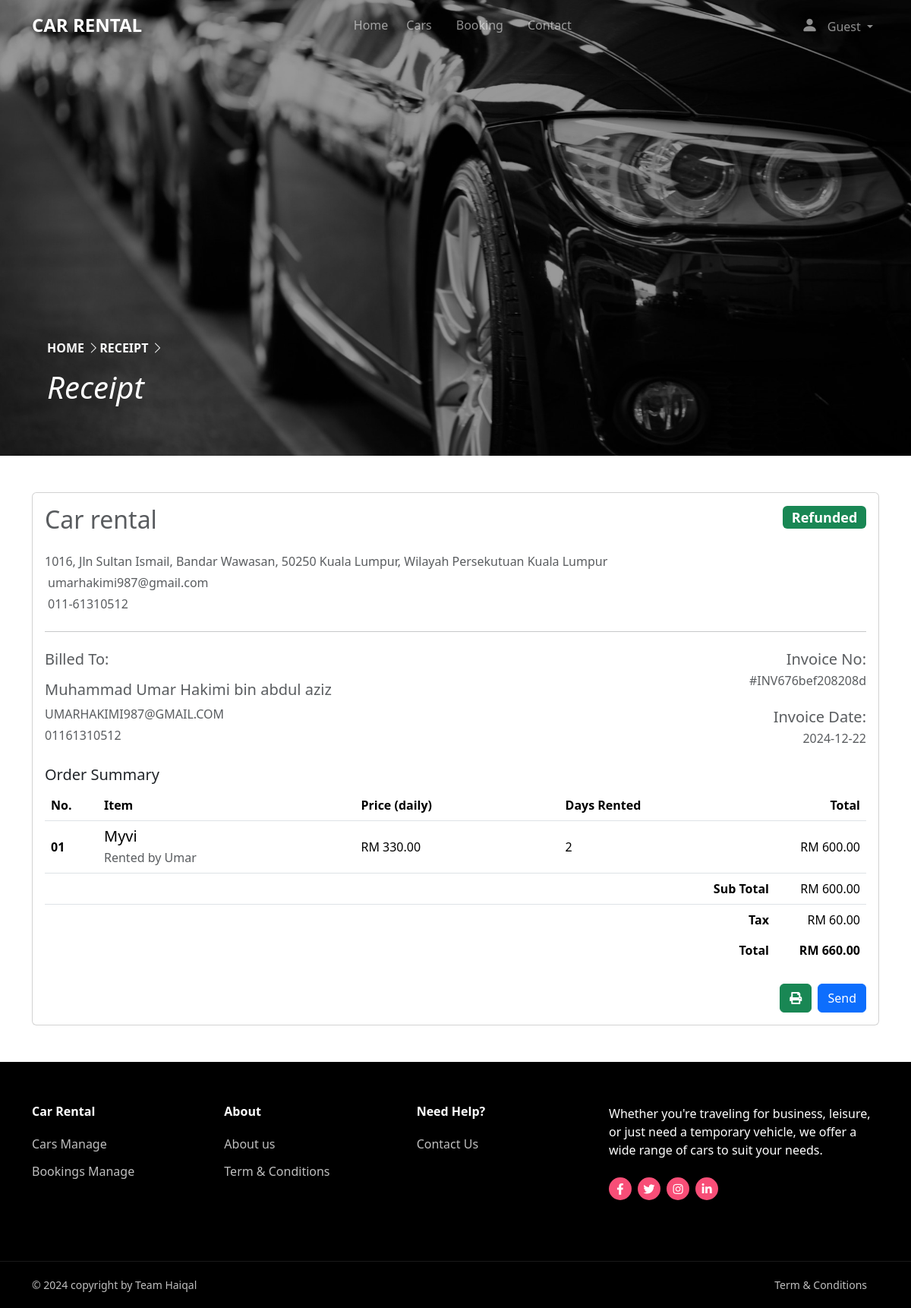
Screenshot of /clients/billing-receipt.php?receiptid=1 with the database file from the repository.
### tables this page shows
CREATE TABLE `bookings` (
  `id` int(11) NOT NULL,
  `user_name` varchar(255) NOT NULL,
  `client_name` varchar(255) NOT NULL,
  `cars_name` varchar(255) NOT NULL,
  `full_name` varchar(255) NOT NULL,
  `email` varchar(255) NOT NULL,
  `phone_num` varchar(255) NOT NULL,
  `ic_no` varchar(255) NOT NULL,
  `driver_no` varchar(255) NOT NULL,
  `days_rented` int(255) NOT NULL,
  `deposit` varchar(255) NOT NULL,
  `total` varchar(255) NOT NULL,
  `status` varchar(255) NOT NULL,
  `pickup_location` varchar(255) DEFAULT NULL,
  `dropoff_location` varchar(255) DEFAULT NULL,
  `pickup_date` datetime DEFAULT NULL,
  `dropoff_date` datetime DEFAULT NULL,
  `invoice_no` varchar(255) DEFAULT NULL,
  `invoice_date` date DEFAULT NULL,
  `state` varchar(255) DEFAULT NULL,
  `city` varchar(255) DEFAULT NULL,
  `payment_method` varchar(255) NOT NULL,
  `stripe_id` varchar(255) NOT NULL,
  `refund_id` varchar(255) NOT NULL,
  `refund_date` datetime DEFAULT NULL,
  `refund_total` varchar(255) NOT NULL
);

### clients/billing-receipt.php (the view, shortened to what this page needs)
<?php
require_once("includes/headerClients.php");
include "../db_conn.php";
if (isset($_GET['receiptid'])) {
    $id = $_GET['receiptid'];
    $sql = "SELECT * FROM bookings WHERE id = ?";
    $stmt = mysqli_prepare($conn, $sql);
    mysqli_stmt_bind_param($stmt, "i", $id);
    mysqli_stmt_execute($stmt);
    $result = mysqli_stmt_get_result($stmt);
    if ($row = mysqli_fetch_assoc($result)) {
        $cars_name = $row['cars_name'];
        $clientname = $row['client_name'];
        $full_name = $row['full_name'];
        $email = $row['email'];
        $phone = $row['phone_num'];
        $invoice_no = $row['invoice_no'];
        $date = $row['invoice_date'];
        $days_rented = $row['days_rented'];
        $deposit_rm = $row['deposit'];
        $total = $row['total'];
        $status = $row['status'];
        $total_without_rm = (float)str_replace(['RM', ',', ' '], '', $total);
        $deposit_without_rm = (float)str_replace(['RM', ',', ' '], '', $deposit_rm);
        $price_withour_rm = $total_without_rm / $days_rented;
        $total_price = $total_without_rm - $deposit_without_rm;
        $price = 'RM ' . number_format($price_withour_rm, 2);
        $total_price_rm = 'RM ' . number_format($total_price, 2);
    }
}
?>
<main>
    <div>
        <div style="position: relative;">
            <img src="../imgs/bg4.jpg" class="bg-img3 w-100" alt="Background image">
            <div class="overlay"></div>
            <div class="container">
                <div class="row no-gutters align-items-end justify-content-start">
                    <div class="col-md-9 ftco-animate pb-5 text-overlay">
                        <nav aria-label="breadcrumb">
                            <ol class="breadcrumb fs-10 fw-bold text-uppercase">
                                <div class="mr-5">
                                    <a href="index.php" class="text-decoration-none home-link">Home
                                        <i class="bi bi-chevron-right"></i>
                                    </a>
                                </div>
                                <a class="text-decoration-none text-light">Receipt
                                    <i class="bi bi-chevron-right"></i>
                                </a>
                            </ol>
                        </nav>
                        <h1 class="fst-italic text-capitalize text-white">Receipt</h1>
                    </div>
                </div>
            </div>
        </div>
    </div>
    <link rel="stylesheet" href="https://cdnjs.cloudflare.com/ajax/libs/font-awesome/5.13.1/css/all.min.css" />
    <div class="container mt-5 mb-5">
        <div class="row">
            <div class="col-lg-12">
                <div class="card">
                    <div class="card-body">
                        <div class="invoice-title">
                            <h4 class="float-end font-size-15">
                                <span class="badge <?php if ($status === 'Cancelled') {
                                 echo 'bg-danger';
                                } elseif ($status === 'Pending') {
                                echo 'bg-secondary';
                                } else {
                                echo 'bg-success';
                                    } ?> font-size-12 ms-2"><?php echo htmlspecialchars($status); ?></span>
                            </h4>
                            <div class="mb-4">
                                <h2 class="mb-1 text-muted">Car rental</h2>
                            </div>
                            <div class="text-muted">
                                <p class="mb-1">1016, Jln Sultan Ismail, Bandar Wawasan, 50250 Kuala Lumpur, Wilayah Persekutuan Kuala Lumpur</p>
                                <p class="mb-1"><i class="uil uil-envelope-alt me-1"></i>umarhakimi987@gmail.com</p>
                                <p><i class="uil uil-phone me-1"></i> 011-61310512</p>
                            </div>
                        </div>
                        <hr class="my-4">
                        <div class="row">
                            <div class="col-sm-6">
                                <div class="text-muted">
                                    <h5 class="font-size-16 mb-3">Billed To:</h5>
                                    <h5 class="font-size-15 mb-2"><?php echo htmlspecialchars($full_name) ?></h5>
                                    <p class="mb-1"><?php echo htmlspecialchars($email) ?></p>
                                    <p><?php echo htmlspecialchars($phone) ?></p>
                                </div>
                            </div>
                            <div class="col-sm-6">
                                <div class="text-muted text-sm-end">
                                    <div>
                                        <h5 class="font-size-15 mb-1">Invoice No:</h5>
                                        <p>#<?php echo $invoice_no ?></p>
                                    </div>
                                    <div class="mt-4">
                                        <h5 class="font-size-15 mb-1">Invoice Date:</h5>
                                        <p><?php echo $date ?></p>
                                    </div>
                                </div>
                            </div>
                        </div>
                        <div class="py-2">
                            <h5 class="font-size-15">Order Summary</h5>
                            <div class="table-responsive">
                                <table class="table align-middle table-nowrap table-centered mb-0">
                                    <thead>
                                        <tr>
                                            <th style="width: 70px;">No.</th>
                                            <th>Item</th>
                                            <th>Price (daily)</th>
                                            <th>Days Rented</th>
                                            <th class="text-end" style="width: 120px;">Total</th>
                                        </tr>
                                    </thead>
                                    <tbody>
                                        <tr>
                                            <th scope="row">01</th>
                                            <td>
                                                <div>
                                                    <h5 class="text-truncate font-size-14 mb-1"><?php echo htmlspecialchars($cars_name) ?></h5>
                                                    <p class="text-muted mb-0">Rented by <?php echo htmlspecialchars($clientname) ?></p>
                                                </div>
                                            </td>
                                            <td><?php echo htmlspecialchars($price) ?></td>
                                            <td><?php echo htmlspecialchars($days_rented) ?></td>
                                            <td class="text-end"><?php echo $total_price_rm ?></td>
                                        </tr>
                                        <tr>
                                            <th scope="row" colspan="4" class="text-end">Sub Total</th>
                                            <td class="text-end"><?php echo $total_price_rm ?></td>
                                        </tr>
                                        <tr>
                                            <th scope="row" colspan="4" class="border-0 text-end">Tax</th>
                                            <td class="border-0 text-end"><?php echo $deposit_rm ?></td>
                                        </tr>
                                        <tr>
                                            <th scope="row" colspan="4" class="border-0 text-end">Total</th>
                                            <td class="border-0 text-end">
                                                <h6 class="m-0 fw-semibold"><?php echo $total ?></h6>
                                            </td>
                                        </tr>
                                    </tbody>
                                </table>
                            </div>
                            <div class="d-print-none mt-4">
                                <div class="float-end">
                                    <a href="javascript:window.print()" class="btn btn-success me-1"><i class="fa fa-print"></i></a>
                                    <form action="../email-receipt.php?bookingid=<?php echo $id ?>" method="POST" class="mt-3" style="display: inline;">
                                        <button type="submit" class="btn btn-primary w-md">Send</button>
                                    </form>
                                </div>
                            </div>
                        </div>
                    </div>
                </div>
            </div>
        </div>
    </div>
</main>
<?php
require_once("includes/footerClients.php");
?>

### clients/includes/css/clients.css (style rules this page uses)
body { background-blend-mode: overlay; overflow-x: hidden; min-height: 100vh; display: flex; flex-direction: column; color: #ffffff; }
.bg-img3 { background-position: 50% 50%; object-position: center 15%; height: 600px; width: 100vw; object-fit: cover; filter: brightness(0.6); }
.overlay { position: absolute; top: 0; left: 0; width: 100%; height: 100%; z-index: 1; }
.text-overlay { position: absolute; bottom: 10px; left: 50px; z-index: 2; }
.home-link { color: whitesmoke; text-decoration: none; transition: color 0.3s ease; }

### clients/includes/css/footer.css (style rules this page uses)
a { text-decoration: none; background-color: transparent; }

### rows the page displays
bookings: status "Refunded", full_name "Muhammad Umar Hakimi bin abdul aziz", email "UMARHAKIMI987@GMAIL.COM", phone_num "01161310512", invoice_no "INV676bef208208d", invoice_date "2024-12-22", cars_name "Myvi", client_name "Umar", price "RM 330.00", days_rented "2", total_price_rm "RM 600.00", deposit "RM 60.00", total "RM 660.00"

### other values shown
$clientnametop "Guest"
